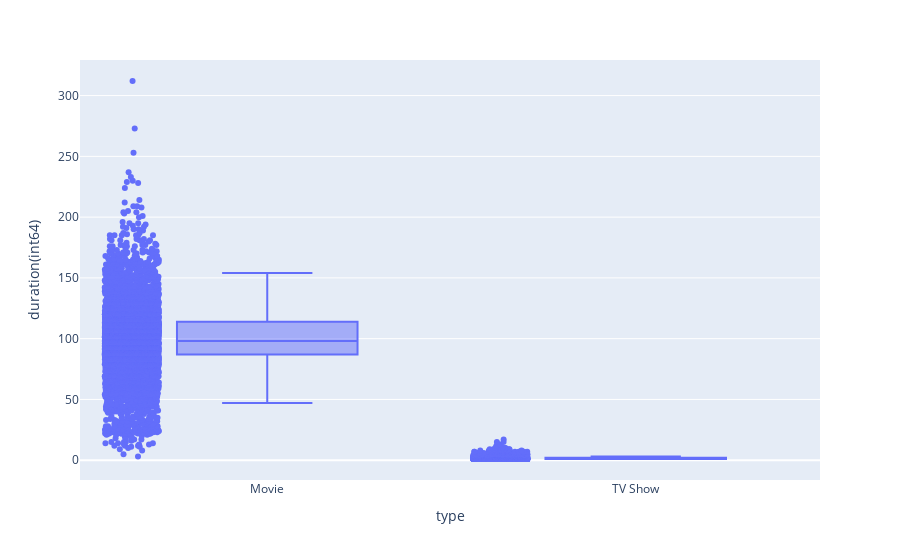

Source (notebook cell):
### Code cell
import plotly.express as px
fig = px.box(df, x="type", y="duration(int64)", points="all")
fig.show()

### Figure 1 — Plotly figure (JSON) as saved in the notebook; plotly's stock layout.template omitted (floating-point values rounded to 4 significant figures; data arrays with more than 128 entries replaced by an {"elided": "..."} marker saying what was removed)
{"data": [{"alignmentgroup": "True", "boxpoints": "all", "hovertemplate": "type=%{x}<br>duration(int64)=%{y}<extra></extra>", "legendgroup": "", "marker": {"color": "#636efa"}, "name": "", "notched": false, "offsetgroup": "", "orientation": "v", "showlegend": false, "type": "box", "x": {"elided": "8790 str values"}, "x0": " ", "xaxis": "x", "y": {"elided": "8790 int values"}, "y0": " ", "yaxis": "y"}], "layout": {"boxmode": "group", "legend": {"tracegroupgap": 0}, "margin": {"t": 60}, "xaxis": {"anchor": "y", "domain": [0, 1], "title": {"text": "type"}}, "yaxis": {"anchor": "x", "domain": [0, 1], "title": {"text": "duration(int64)"}}}}
